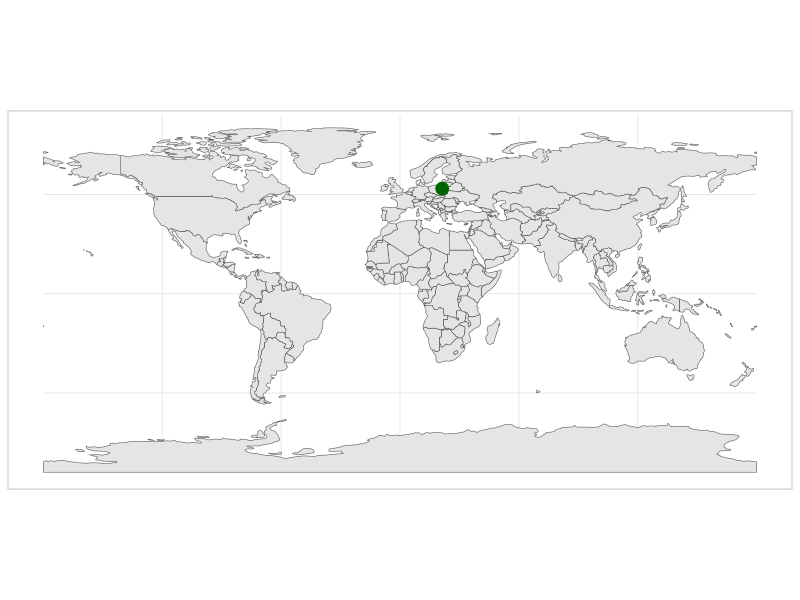
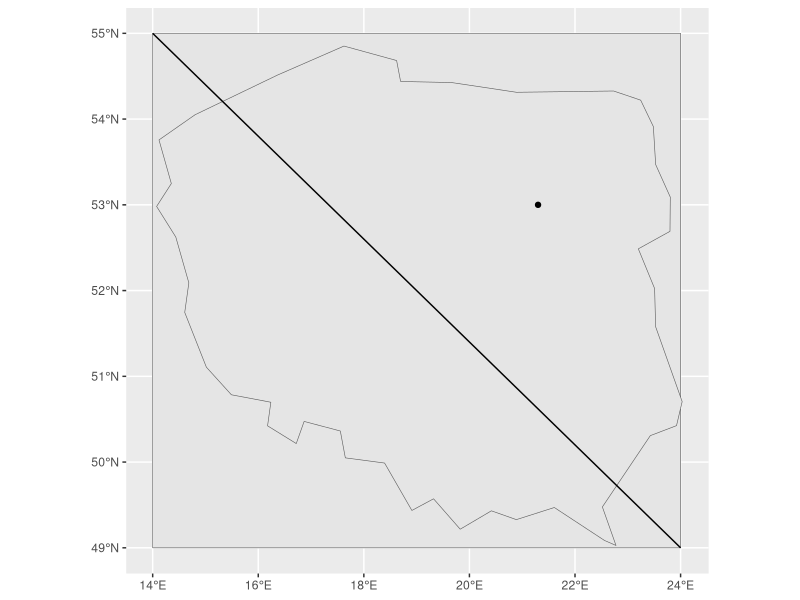

Recreate these plots in R, in order.
## ---- chunk 1
knitr::opts_chunk$set(echo = TRUE)

library(spData)
library(sf)
library(dplyr)
library(ggplot2)


## ---- chunk 2
punkt <- st_point(c(21.3, 53)) %>% 
  st_sfc(crs = st_crs(world)) %>%
    st_sf()

ggplot() +           
  geom_sf(data=world) +
    geom_sf(data=punkt, size = 4, col = 'dark green') +
      theme_light()

## ---- chunk 3
polygon_list = list(rbind(c(14, 49), c(24, 49), c(24, 55),c(14, 55), c(14, 49)))
obszar <- st_polygon(polygon_list) %>%
  st_sfc(crs = 4326) %>%
  st_sf()
## ---- chunk 4
Linestring_matrix = rbind(c(14,55),c(24,49))
line <- st_linestring(Linestring_matrix) %>%
  st_sfc(crs = 4326) %>%
  st_sf()
## ---- chunk 5
filter(world,name_long == "Poland") -> Polska

ggplot()+
  geom_sf(data = obszar) +
  geom_sf(data = Polska) +
  geom_sf(data = line) +
  geom_sf(data = punkt)


## ---- chunk 6
 
